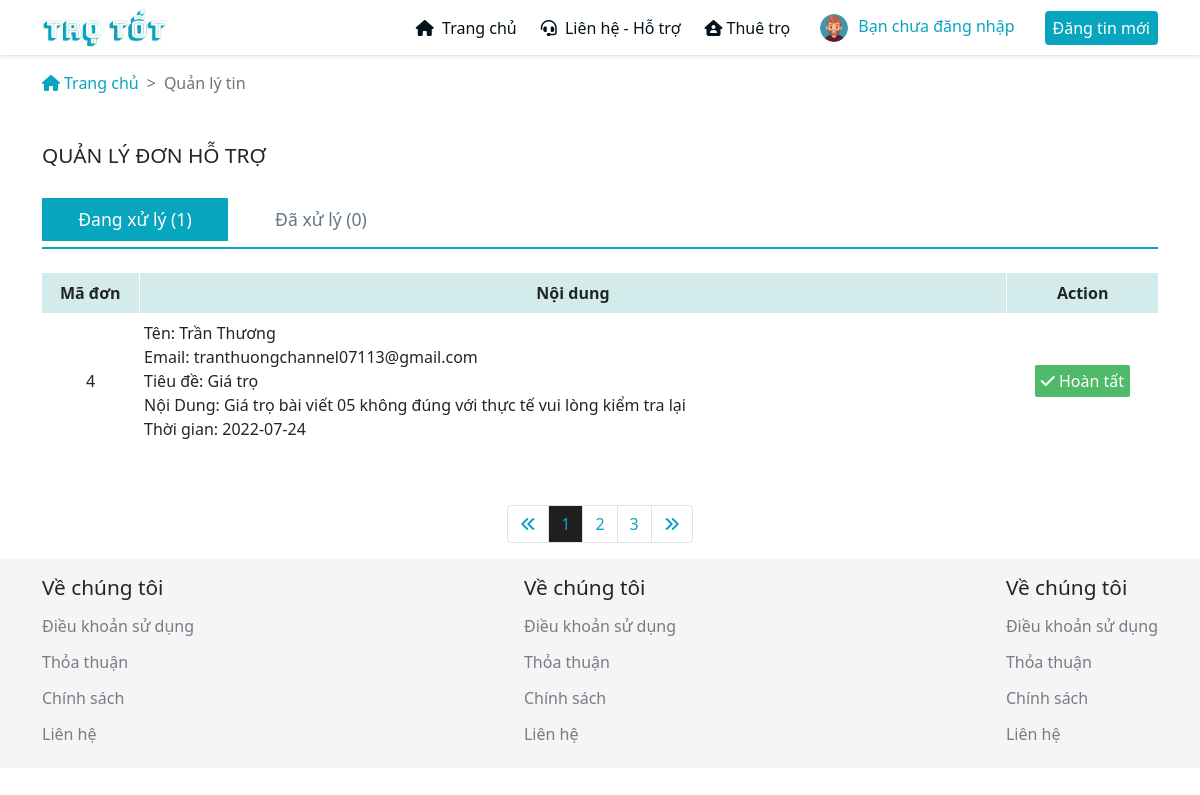
/pages/quan-ly-don-ho-tro.php, run on the app's committed database.
### tables this page shows
CREATE TABLE `support` (
  `id` int(11) NOT NULL,
  `username` varchar(100) NOT NULL,
  `email` varchar(100) NOT NULL,
  `tieu_de` varchar(100) NOT NULL,
  `noi_dung` varchar(1500) NOT NULL,
  `trang_thai` int(2) NOT NULL,
  `ngay_gui` date NOT NULL
);

CREATE TABLE `users` (
  `id` int(11) NOT NULL,
  `email` varchar(100) NOT NULL,
  `name` varchar(100) NOT NULL,
  `username` char(100) NOT NULL,
  `password` char(100) NOT NULL,
  `sodu` int(100) NOT NULL,
  `tel` char(20) NOT NULL,
  `diachi` varchar(255) NOT NULL,
  `link_avt` varchar(100) NOT NULL,
  `level` int(3) NOT NULL,
  `date_c` date NOT NULL
);

### pages/quan-ly-don-ho-tro.php (the view, shortened to what this page needs)
<?php
require_once("../admin/config.php");
?>
<!DOCTYPE html>
<html lang="en">
<head>
    <link rel="stylesheet" href="../pages/assets/css/bootstrap.min.css">
    <link rel="stylesheet" href="https://cdnjs.cloudflare.com/ajax/libs/font-awesome/6.1.1/css/all.min.css">
    <link rel="stylesheet" href="../pages/assets/css/style.css">
    <link rel="stylesheet" href="../pages/assets/css/responsive.css">
    <link rel="stylesheet" href="../pages/assets/css/themify-icons.css">
</head>
<body>
    <div class="main">
        <?php require_once('../admin/header.php'); ?>
        <div class="container">
            <div class="row mt-3">
                <div class="col-lg-12">
                    <nav style="--bs-breadcrumb-divider: '>';" aria-label="breadcrumb">
                        <ol class="breadcrumb">
                            <li class="breadcrumb-item"><a href="../pages/index.html"><i class="fa-solid fa-house me-1"></i>Trang chủ</a></li>
                            <li class="breadcrumb-item active">Quản lý tin</li>
                        </ol>
                    </nav>
                </div>
            </div>
        </div>
        <div class="container">
            <div class="row">
                <div class="col-lg-12">
                    <div class="post-content">
                        <h6 class="post-content__title">QUẢN LÝ ĐƠN HỖ TRỢ</h6>
                        <div class="post-content__heading">
                            <div class="row mx-0">
                                <div class="col-lg-2 col-md-3 col-4 px-0 ">
                                    <a href="#post-success" class="tabs active">Đang xử lý (<?=mysqli_num_rows($ketnoi->query("SELECT * FROM `support` WHERE `trang_thai` = '0'"));?>)</a>
                                </div>
                                <div class="col-lg-2 col-md-2 col-4 px-0">
                                    <a href="#post-waiting" class="tabs">Đã xử lý (<?=mysqli_num_rows($ketnoi->query("SELECT * FROM `support` WHERE `trang_thai` = '1'"));?>)</a>
                                </div>
                            </div>
                        </div>
                        <div class="post-content__body">
                            <div class="tab-content active" id="post-success">
                                <table>
                                    <tr>
                                        <th>Mã đơn</th>
                                        <th>Nội dung</th>
                                        <th>Action</th>
                                    </tr>
                                    <?php
                                    $page = 1;
                                    $so_tab = $page * 10;
                                    $i = 0;
                                    $SQL = "SELECT * FROM `support` WHERE `trang_thai` = '0'";
                                    $querryy = $ketnoi->query($SQL);
                                    while ($row = mysqli_fetch_array($querryy)) {
                                        $id = $row['id'];
                                        $username_ = $row['username'];
                                        $email = $row['email'];
                                        $tieu_de = $row['tieu_de'];
                                        $noi_dung = $row['noi_dung'];
                                        $ngay_gui = $row['ngay_gui'];
                                        $tk = $ketnoi->query("SELECT * FROM `users` WHERE `username` = '$username_' ")->fetch_array();
                                        $i++;
                                        if ($i >= ($so_tab - 10) and $i < $so_tab) {
                                    ?>
                                    <tr>
                                        <td><?=$id?></td>
                                        <td style="text-align: left; padding-left: 5px;">
                                                Tên: <?=$tk['name']?>
                                            <br/> Email: <?=$email?>
                                            <br/> Tiêu đề: <?=$tieu_de?>
                                            <br/> Nội Dung: <?=$noi_dung?>
                                            <br/> Thời gian: <?=$ngay_gui?>
                                        </td>
                                        <td>
                                            <a href="../pages/run_code.php?HOANTAT_SP=<?=$id?>" style="background-color:#4fba69;"><i class="fa-solid fa-check"></i> Hoàn tất</a>
                                        </td>
                                    </tr>
                                <?php } }?>
                                </table>
                            </div>
                                    <?php
                                    $page = 1;
                                    ?>
                        </div>
                    </div>
                </div>
            </div>
            <div class="row">
                <div class="col-lg-12 d-flex justify-content-center">
                    <nav class="mt-4" aria-label="Page navigation example">
                    <ul class="pagination">
                            <li class="page-item"><a class="page-link" href="../quan-ly-don-ho-tro?page=<?= $page - 3 ?>"><i class="fa-solid fa-angles-left"></i></a></li>
                            <?php
                            if ($page == 1) { ?>
                                <li class="page-item"><a class="page-link active" href="../quan-ly-don-ho-tro?page=1">1</a></li>
                                <li class="page-item"><a class="page-link" href="../quan-ly-don-ho-tro?page=2">2</a></li>
                                <li class="page-item"><a class="page-link" href="../quan-ly-don-ho-tro?page=3">3</a></li>
                            <?php }
                            ?>
                            <li class="page-item"><a class="page-link" href="../quan-ly-don-ho-tro?page=<?= $page + 3 ?>"><i class="fa-solid fa-angles-right"></i></a></li>
                        </ul>
                    </nav>
                </div>
            </div>
        </div>
        <?php require_once('../admin/footer.php'); ?>
    </div>
</body>
</html>

### pages/assets/css/style.css (style rules this page uses)
:root { --text-color: #03121a; --primary-color: #08a5bf; }
html { font-family: 'Barlow', sans-serif; }
.breadcrumb-item a { text-decoration: none; color: var(--primary-color); }
.page-link { color: var(--primary-color); font-weight: 500; }
.page-link.active { background-color: rgb(32, 32, 32); color: var(--primary-color); }
.tab-content { display: none; }
.tab-content.active { display: block; }
.post-content { margin: 32px 0; }
.post-content__title { margin: 12px 0; font-size: 1.3rem; }
.post-content__heading { margin-top: 24px; padding: 6px 0; border-bottom: 2px solid var(--primary-color); }
.post-content__heading a { display: inline-block; width: 100%; text-decoration: none; text-align: center; color: #657786; font-size: 1.1rem; padding: 8px 8px; }
.post-content__heading a.active { background-color: var(--primary-color); color: #fff; }
.post-content__body .tab-content { margin-top: 24px; }
.post-content__body table { width: 100%; }
.post-content__body table th { padding: 8px 0; background-color: rgb(211, 235, 235); text-align: center; }
.post-content__body table td { padding: 8px 0; text-align: center; }
.post-content__body table td a { display: inline-block; padding: 4px 6px; text-decoration: none; border-radius: 2px; }
.post-content__body table td a:first-child { background-color: var(--primary-color); color: #fff; }
.post-content__body table td a:last-child { background-color: #ff0000; color: #fff; }
.post-content__body table th:not(:last-child) { border-right: 1px solid #fff; }

### data on the page
support: id "4", users.name "Trần Thương", email "tranthuongchannel07113@gmail.com", tieu_de "Giá trọ", noi_dung "Giá trọ bài viết 05 không đúng với thực tế vui lòng kiểm tra lại", ngay_gui "2022-07-24"

### other printed values
$_name "Bạn chưa đăng nhập"
